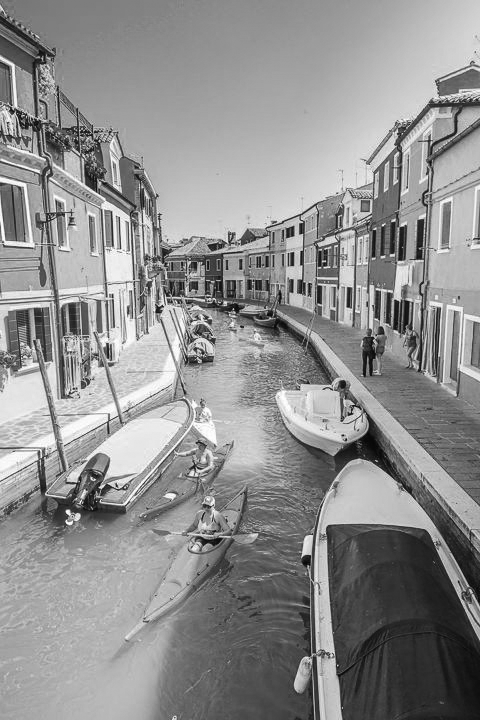
#> input picture A3/gray.bmp, 480 x 720 px
$ jupyter execute A3.ipynb
#> lines starting #> are read from the running program, lines starting #| are printed output that depends on the picture
# 第三次作业
### 姓名：张家琪
### 班级：2020211601
### 学号：2020211178

# 作业目的
理解图像灰度变换的基本原理，掌握灰度变换的实现方法

## (1) 理解图像灰度变换的基本原理，掌握灰度变换的实现方法

[cell 1]
from skimage import io
import matplotlib.pylab as plt

# 读取灰度图像
img_gray=io.imread("gray.bmp")
#> img_gray is the input picture: shape (720, 480); min 7, max 255, mean 143.3
plt.subplot(121)
plt.imshow(img_gray,plt.cm.gray)
plt.axis("off")
plt.title("gray")

# 量化深度为5bits，分为32个等级;原图为8bits量化，有256个等级
l=32
ratio=int(256/l)
for i in range(img_gray.shape[0]):
    for j in range(img_gray.shape[1]):
        img_gray[i,j]=int(img_gray[i,j]/ratio)*ratio

plt.subplot(122)
plt.imshow(img_gray,plt.cm.gray)
plt.axis("off")
plt.title("gray_l=32")
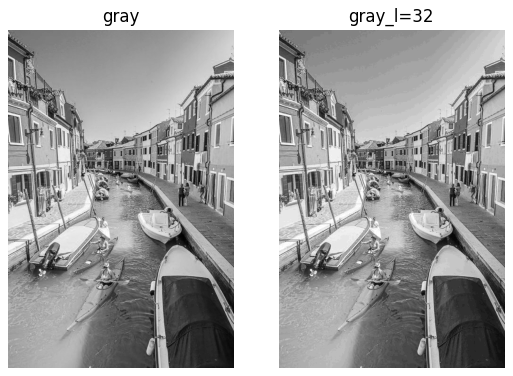
#> figure drawn by matplotlib, 2 panels

经比较，灰度等级量化为32的图片图像颜色变化更不自然，图像质量有所下降。

### 描述均匀量化的算法原理

均匀量化是指把输入信号的取值域等间隔分割的量化。如果要把一张8bits量化的灰度图像转换为5bits均匀量化（即32个颜色等级）的图像，那么在8bits量化的图像中颜色为[1,8]的将被分配到0或者8两个数值；同理，颜色为[9,16]的将被分配到8或者16两个数值上，以此类推。

[cell 2]
# 测试不同均匀量化等级
# 读取灰度图像
img_gray=io.imread("gray.bmp")
plt.subplot(131)
plt.imshow(img_gray,plt.cm.gray)
plt.axis("off")
plt.title("gray")

# 量化深度为5bits，分为32个等级
l=32
ratio=int(256/l)
for i in range(img_gray.shape[0]):
    for j in range(img_gray.shape[1]):
        img_gray[i,j]=int(img_gray[i,j]/ratio)*ratio

plt.subplot(132)
plt.imshow(img_gray,plt.cm.gray)
plt.axis("off")
plt.title("gray_l=32")

# 量化深度为3bits，分为8个等级
l=8
ratio=int(256/l)
for i in range(img_gray.shape[0]):
    for j in range(img_gray.shape[1]):
        img_gray[i,j]=int(img_gray[i,j]/ratio)*ratio
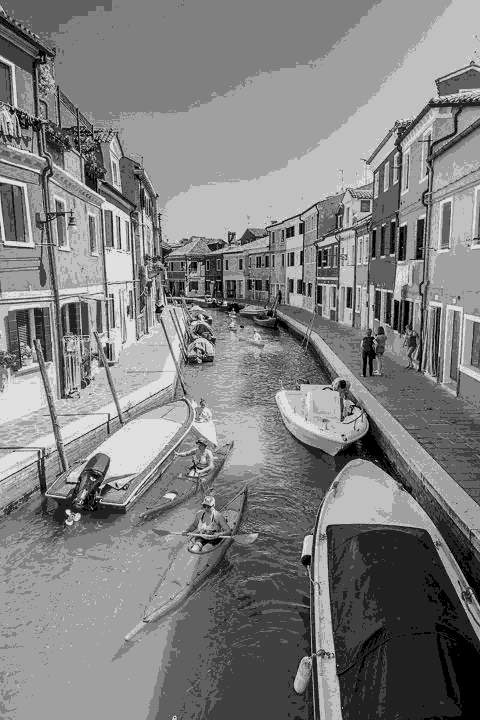
#> img_gray: shape (720, 480); min 0, max 224, mean 128.2

plt.subplot(133)
plt.imshow(img_gray,plt.cm.gray)
plt.axis("off")
plt.title("gray_l=8")
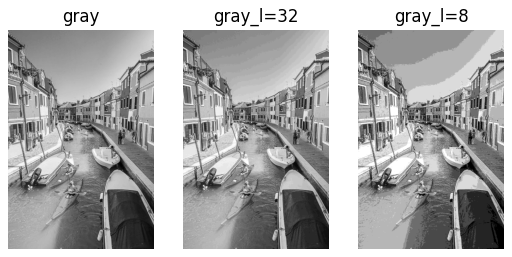
#> figure drawn by matplotlib, 3 panels

## (2) 选取一张彩色图像，采用K-means方法将图像的颜色量化为128种颜色，比较量化前后图像质量的差异

[cell 3]
import numpy as np
from sklearn.cluster import KMeans
from sklearn.metrics import pairwise_distances_argmin
from sklearn.datasets import load_sample_image
from sklearn.utils import shuffle

n_colors=128 # 量化深度为7bits，共128个等级

# 原图，量化深度为8bits
img_k=io.imread("original.jpg")
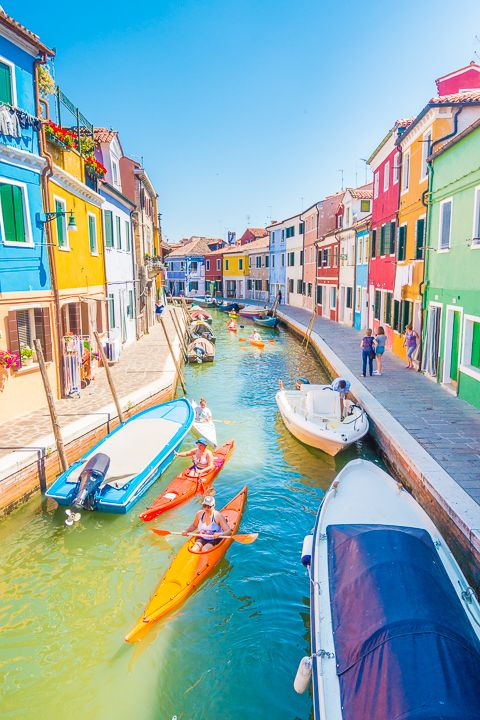
#> input picture A3/original.jpg, 480 x 720 px
#> img_k is the input picture: shape (720, 480, 3); mean R, G, B 142.9, 171, 173
plt.subplot(121)
plt.axis("off")
plt.title("Original image")
plt.imshow(img_k)

# 数据转换到[0,1]的区间，将数据降维为2维数组
img_k=np.array(img_k, dtype=np.float64)/255
w,h,d=original_shape=tuple(img_k.shape)
#> w = 720; h = 480; d = 3; original_shape = (720, 480, 3)
assert d==3
img_arr=np.reshape(img_k,(w*h,d))

# 对1000个数据样本进行K-Means聚类，得出n_colors（128）个聚类中心
img_arr_sample=shuffle(img_arr,random_state=0,n_samples=1_000)
#> img_arr_sample = 1000 rows, first 8: [0.235, 0.678, 0.835], [0.0471, 0.518, 0.514], [0.643, 0.816, 0.812], [0.525, 0.788, 0.965], [0.749, 0.8, 0.58], [0.922, 0.522, 0.431], [0.353, 0.345, 0.294], [0.808, 0.714, 0.714]
kmeans=KMeans(n_clusters=n_colors,random_state=0).fit(img_arr_sample)

# 对数据中的所有点预测其属于哪个聚类
labels=kmeans.predict(img_arr)

# 重组图像
def recreate_image(codebook,labels,w,h):
#> called with codebook = array of shape (128, 3), labels = array of shape (345600,), w = 720, h = 480
    return codebook[labels].reshape(w,h,-1)

plt.subplot(122)
plt.axis("off")
plt.title(f"K-Means quantized(128 colors)")
plt.imshow(recreate_image(kmeans.cluster_centers_,labels,w,h))

经比较，通过K-Means量化为128种颜色的图片颜色变化更不自然，图像质量有所下降。

## (3) 查阅资料，给出K-means算法原理，给出实现代码及对比结果

### K-means算法原理

K-means是最常用的基于欧式距离的聚类算法，其认为两个目标的距离越近，相似度越大。其算法步骤为：
\
(1) 选择$k$个初始聚类中心$\{a_1,a_2,…,a_k\}$；
\
(2) 针对数据集中$n$个样本$\{x_1,x_2,…,x_n\}$计算它到$k$个聚类中心的距离并将其分到距离最小的聚类中心所对应的类中；
\
(3) 针对$\{a_1,a_2,…,a_k\}$中的每个聚类中心，重新计算$a_i$为聚类中所有点的坐标平均值$a_i=\frac{1}{\mid c_i \mid} \sum_{x\in c_i}x$；
\
重复上面2、3两步操作，直到达到某个中止条件（迭代次数、最小误差变化等）。

### K-means代码

[cell 4]
class K_Means(object):
    def __init__(self, k=2, tolerance=0.0001, max_iter=300):
        self.k_ = k # 初始2个聚类中心
        self.tolerance_ = tolerance # 误差大小
        self.max_iter_ = max_iter

    def fit(self, data):
        self.centers_ = {}
        for i in range(self.k_):
            self.centers_[i] = data[i]

        for i in range(self.max_iter_):
            self.clf_ = {}
            for i in range(self.k_):
                self.clf_[i] = []

            for feature in data:
                distances = []
                for center in self.centers_:
                    distances.append(np.linalg.norm(feature - self.centers_[center])) # 计算距离
                classification = distances.index(min(distances))
                self.clf_[classification].append(feature)

            prev_centers = dict(self.centers_)
            for c in self.clf_:
                self.centers_[c] = np.average(self.clf_[c], axis=0)

            optimized = True
            for center in self.centers_:
                org_centers = prev_centers[center]
                cur_centers = self.centers_[center]
                if np.sum((cur_centers - org_centers) / org_centers * 100.0) > self.tolerance_:
                    optimized = False # 如果误差大于tolerance，继续迭代
            if optimized:
                break

    def predict(self, p_data):
        distances = [np.linalg.norm(p_data - self.centers_[center]) for center in self.centers_]
        index = distances.index(min(distances))
        return index

[cell 5]
from matplotlib.pyplot import figure
figure(figsize=(10,5),dpi=80)

# 初始数据样本
N = np.array([[1, 2], [1.5, 1.8], [7, 8.5], [8, 8], [1, 0.6], [9, 11]])
k_means = K_Means(k=2)
k_means.fit(N)
# 得出k个聚类中心
print(k_means.centers_)

# 画出聚类中心
for center in k_means.centers_:
    plt.scatter(k_means.centers_[center][0], k_means.centers_[center][1], marker='*', s=150)

# 画出初始样本
for cat in k_means.clf_:
    for point in k_means.clf_[cat]:
        plt.scatter(point[0], point[1], c=('r' if cat == 0 else 'b'))

# 预测点[4.5,5]属于哪一个聚类
predict = [4.5,5]
cat = k_means.predict(predict)
plt.scatter(predict[0], predict[1], c=('r' if cat == 0 else 'b'), marker='x')

# 预测点[5.5,6]属于哪一个聚类
predict_2 = [5.5,6]
cat = k_means.predict(predict_2)
plt.scatter(predict_2[0], predict_2[1], c=('r' if cat == 0 else 'b'), marker='x')

plt.show()
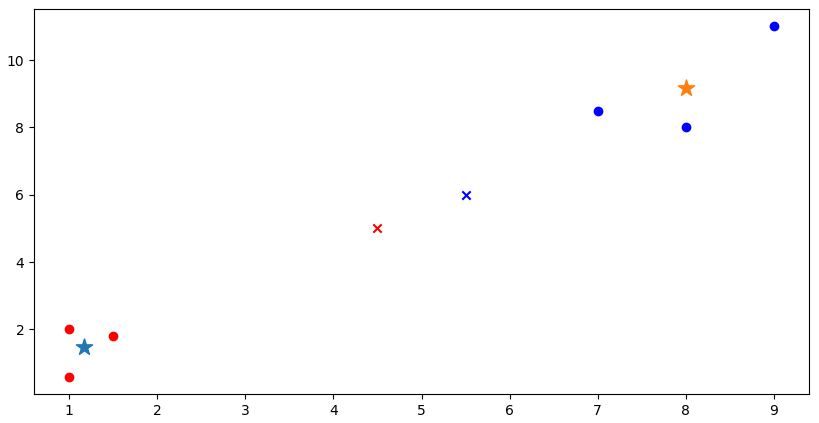
#> figure drawn by matplotlib, 1 panel
